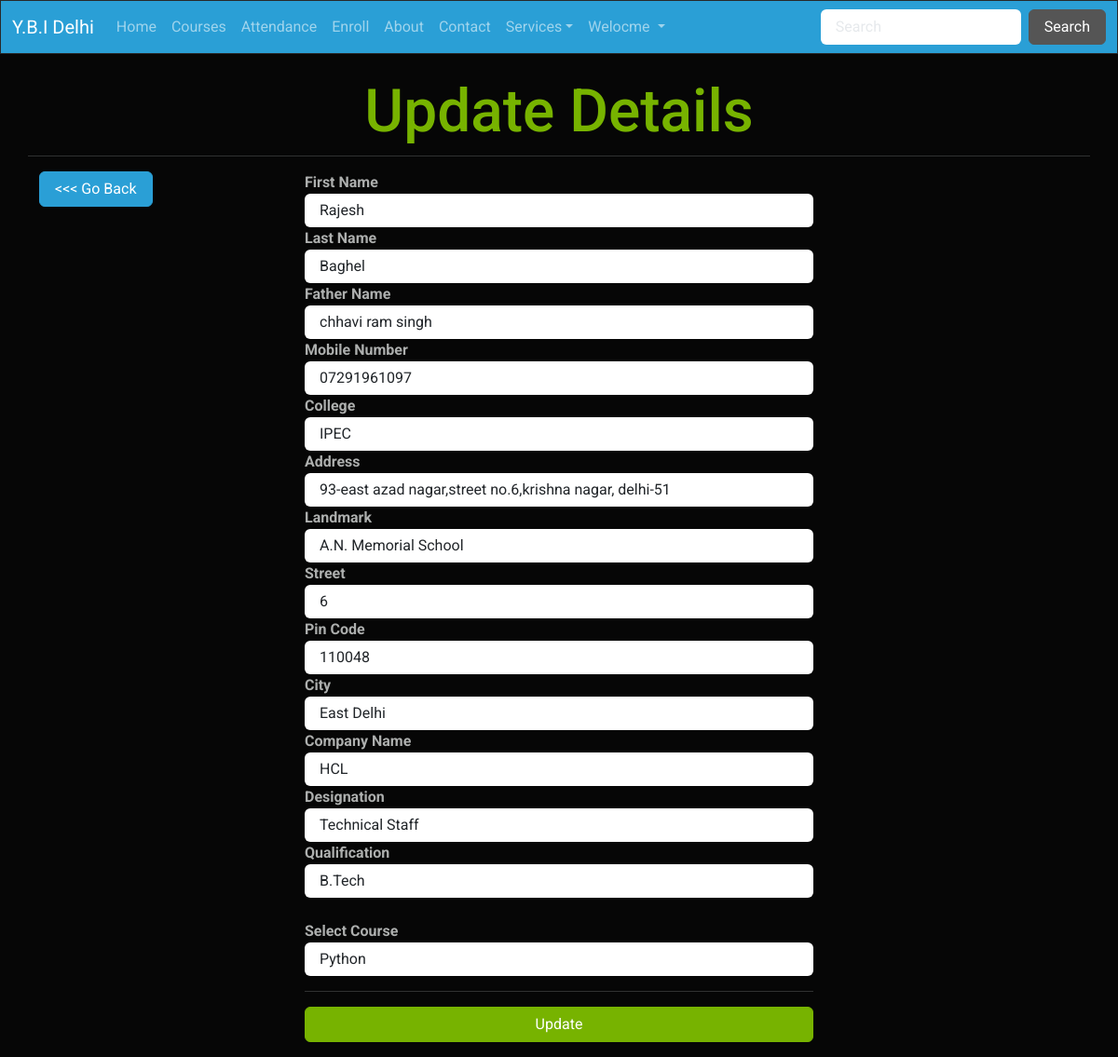
The page /candidateupdate/2/ (signed in) on the database its author committed.
### startupapp/models.py (models this page shows, shortened)
class Register(models.Model):
    candidateId=models.AutoField(primary_key=True)
    firstName=models.CharField(max_length=20)
    lastName=models.CharField(max_length=20)
    fatherName=models.CharField(max_length=20)
    phoneNumber=models.CharField(max_length=14)
    email=models.EmailField(unique=True)
    collegeName=models.CharField(max_length=100)
    address=models.TextField(max_length=150)
    landmark=models.CharField(max_length=100)
    street=models.CharField(max_length=100)
    city=models.CharField(max_length=100)
    pincode=models.IntegerField()
    companyName=models.CharField(max_length=150,blank=True,null=True)
    designation=models.CharField(max_length=150)
    qualification=models.CharField(max_length=100)
    computerKnowledge=models.CharField(max_length=50)
    Course=models.CharField(max_length=150)
    timestamp = models.DateField(auto_now_add=True)
    trainer=models.ForeignKey(Trainer,on_delete=models.DO_NOTHING,null=True)

### startupapp/views.py (the view, shortened to what this page needs)
# urls.py: path("candidateupdate/<id>/",views.candidateupdate,name="candidateupdate"),
def candidateupdate(request,id):
    data=Register.objects.get(candidateId=id)
    courses=Courses.objects.all()
    context={"data":data,"courses":courses}
    return render(request,"updatecandidate.html",context)

### templates/updatecandidate.html (shortened to what this page needs)
{% extends 'base.html' %}
{% block body %}
<div class="container mt-4">
    <div class="row">
        <h1 class="text-center  text-success">Update Details</h1>
        <hr>
            <div class="col-md-3">
                <div><a href="/candidateprofile/" class="btn btn-primary"><<< Go Back</a> </div>
            </div>
            <div class="col-md-6">
                <form action="/candidateupdate/{{data.candidateId}}/" method="post">
                <div class="form-group">
                    <label for="fname"><b>First Name </b></label>
                    <input type="text" class="form-control" name="fname" value="{{data.firstName}}" id="fname" required>
                </div>
                <div class="form-group">
                    <label for="lname"><b>Last Name </b></label>
                    <input type="text" class="form-control" name="lname" id="lname" value="{{data.lastName}}" required>
                </div>
                <div class="form-group">
                    <label for="fathername"><b>Father Name </b></label>
                    <input type="text" class="form-control" name="fatherName" id="fathername" value="{{data.fatherName}}" required>
                </div>
                <div class="form-group">
                    <label for="phone"><b>Mobile Number </b></label>
                    <input type="tel" class="form-control" name="phone" id="phone" value="{{data.phoneNumber}}" required>
                </div>
                <div class="form-group">
                    <label for="college"><b>College </b></label>
                    <input type="text" name="college" class="form-control" id="college" placeholder="Enter College Name"
                        value="{{data.collegeName}}" required>
                </div>
                <div class="form-group">
                    <label for="addr"><b>Address </b></label>
                    <input class="form-control" type="text" name="addr" id="addr" value="{{data.address}}" required>
                </div>
                <div class="form-group">
                    <label for="landmark"><b>Landmark</b> </label>
                    <input class="form-control" type="text" name="landmark" id="landmark" value="{{data.landmark}}" required>
                </div>
                <div class="form-group">
                    <label for="street"><b>Street</b> </label>
                    <input class="form-control" type="text" name="street" id="street" value="{{data.street}}" required>
                </div>
                <div class="form-group">
                    <label for="pcode"><b>Pin Code</b> </label>
                    <input class="form-control" type="number" name="pcode" id="pcode" value="{{data.pincode}}" required>
                </div>
                <div class="form-group">
                    <label for="city"><b>City</b></label>
                    <input class="form-control" type="text" name="city" id="city" value="{{data.city}}" required>
                </div>
                <div class="form-group">
                    <label for="companyname"> <b>Company Name</b></label>
                    <input type="text" name="companyname" class="form-control" id="companyname" placeholder="Freshers Mention as NA" value="{{data.companyName}}" required>
                </div>
                <div class="form-group">
                    <label for="Designation"><b>Designation</b></label>
                    <input class="form-control" type="text" name="Designation" id="Designation" value="{{data.designation}}" required>
                </div>
                <div class="form-group">
                    <label for="Qualification"><b>Qualification</b></label>
                    <input class="form-control" type="text" name="Qualification" id="Qualification" value="{{data.qualification}}" required>
                </div>
    <br>
                <div class="form-group">
                    <label for="scourse"><b>Select Course</b></label>
                    <select class="form-control" id="scourse" name="scourse"  required>
                <option value="{{data.Course}}">{{data.Course}}</option>
                    </select>
                  </div>
                <hr>
                <div class="d-grid gap-2 mb-3">
                    <button type="submit" class="btn btn-success get-started-btn">Update</button>
                </div>
            </form>
            </div>
        <div class="col-md-3"></div>
    </div>
</div>
{% endblock body %}

### rows shown on the page
Register: fname "Rajesh", lname "Baghel", fatherName "chhavi ram singh", phone "07291961097", college "IPEC", addr "93-east azad nagar,street no.6,krishna nagar, delhi-51", landmark "A.N. Memorial School", street "6", pcode "110048", city "East Delhi", companyname "HCL", Designation "Technical Staff", Qualification "B.Tech", scourse "Python"
